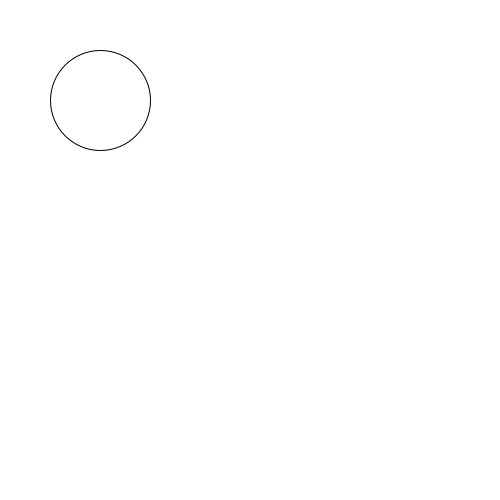
Frame 1 (no input)
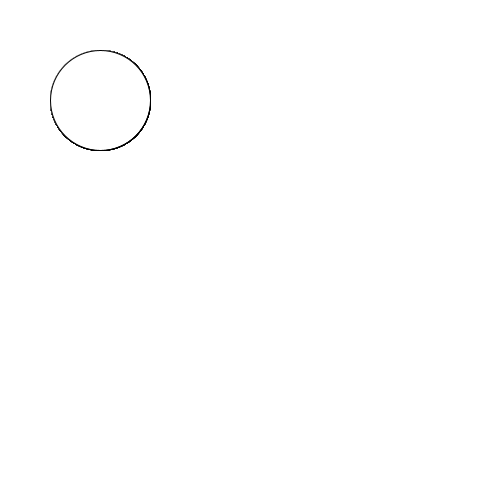
Frame 60 (the mouse pressed at the canvas centre just before this capture)
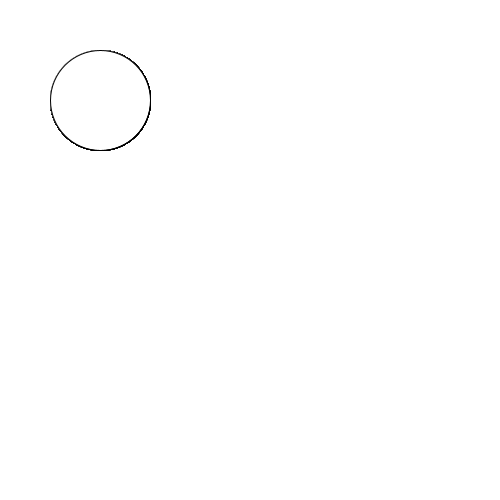
Frame 120 (the mouse held since frame 60 and released just before this capture)

The Processing sketch that drew these frames (run headless with seeded random() and noise(); from frame 60 on, the mouse is pressed at the canvas centre):

// Processing sketch: sketch_03_variables_template
// ── sketch_03_variables_template.pde
float posx;
float posy;
float incx;
float incy; 

void setup() {
    size(500,500);
  
   //cleaning the background
   background(255,255,255);
  
   posx = 100;
   posy = 100;
   incx = 1;
   incy = 0;
  //frameRate(1);
}

void draw() {
  //!= different
  // > bigger than
  // >= bigger or equal
  // < smaller than
  // <= smaller or equal
  // == to test if equal 
  //1 - try to make a square/rectangle movement.
  //2 - try to make a back forth  movement.
  //3 - add new floatiables and new interactive elements
  // posy = posy + 1;

  posx = posx + 1;
  //ellipse(posx,posy, 100,100);
  ellipse(100,100, 100,100);
  

}
